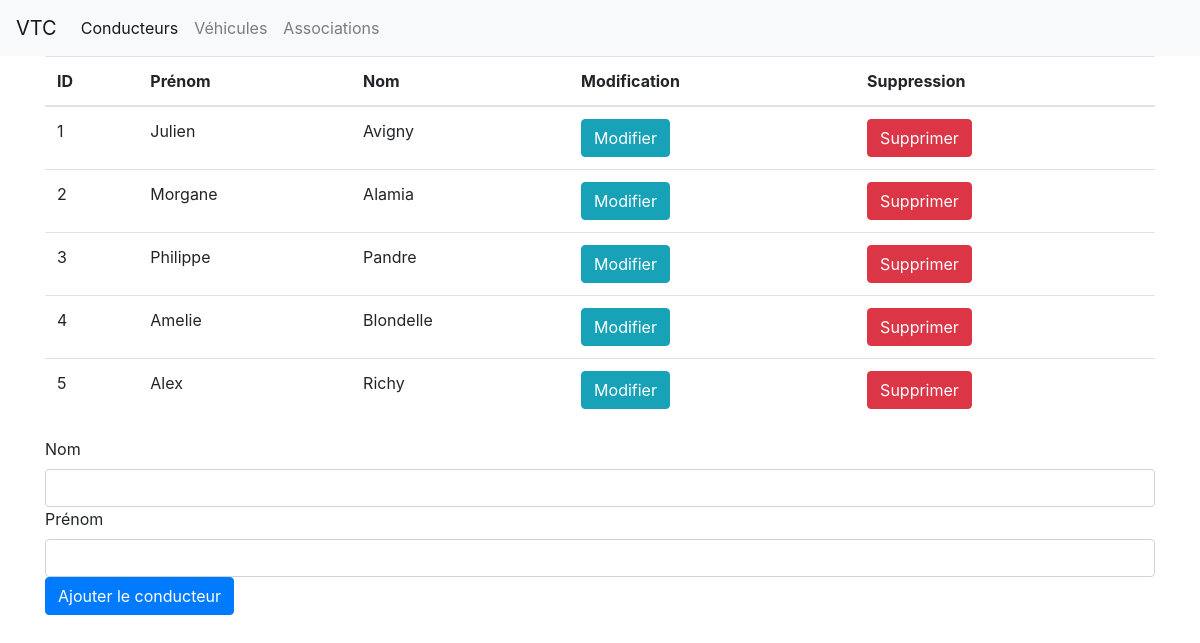
Screenshot of /conducteur_ajout.php with the database file from the repository.
### tables this page shows
CREATE TABLE `conducteur` (
  `id_conducteur` int(10) UNSIGNED NOT NULL,
  `prenom` varchar(255) NOT NULL,
  `nom` varchar(255) NOT NULL
);

### conducteur_ajout.php (the view, shortened to what this page needs)
<?php
require 'partials/header.php';
require 'config.php';
$conducteurs = $db->query('SELECT * FROM conducteur')->fetchAll();
?>
<div class="container">
    <table class="table">
        <thead>
            <th>ID</th>
            <th>Prénom</th>
            <th>Nom</th>
            <th>Modification</th>
            <th>Suppression</th>
        </thead>
        <tbody>
            <?php foreach ($conducteurs as $conducteur) { ?>
                <tr>
                    <td><?= $conducteur['id_conducteur']; ?></td>
                    <td><?= $conducteur['prenom']; ?></td>
                    <td><?= $conducteur['nom']; ?></td>
                    <td>
                        <button type="button" class="btn btn-info" data-toggle="modal" data-target="#editModal-<?= $conducteur['id_conducteur']; ?>">Modifier</button>
                    </td>
                    <td>
                        <button
                            type="button"
                            class="btn btn-danger"
                            data-toggle="modal"
                            data-target="#exampleModal"
                            data-id="<?= $conducteur['id_conducteur']; ?>"
                            data-user="<?= htmlspecialchars(json_encode($conducteur), ENT_QUOTES); ?>"
                        >
                            Supprimer
                        </button>
                    </td>
                </tr>
            <?php } ?>
        </tbody>
    </table>
    <form method="POST" action="">
        <label for="">Nom</label>
        <input type="text" name="nom" class="form-control">
        <label for="">Prénom</label>
        <input type="text" name="prenom" class="form-control">
        <button class="btn btn-primary">
            Ajouter le conducteur
        </button>
    </form>
</div>
<?php require 'partials/footer.php';

### rows the page displays
conducteur: id_conducteur "1", prenom "Julien", nom "Avigny"
conducteur: id_conducteur "2", prenom "Morgane", nom "Alamia"
conducteur: id_conducteur "3", prenom "Philippe", nom "Pandre"
conducteur: id_conducteur "4", prenom "Amelie", nom "Blondelle"
conducteur: id_conducteur "5", prenom "Alex", nom "Richy"
